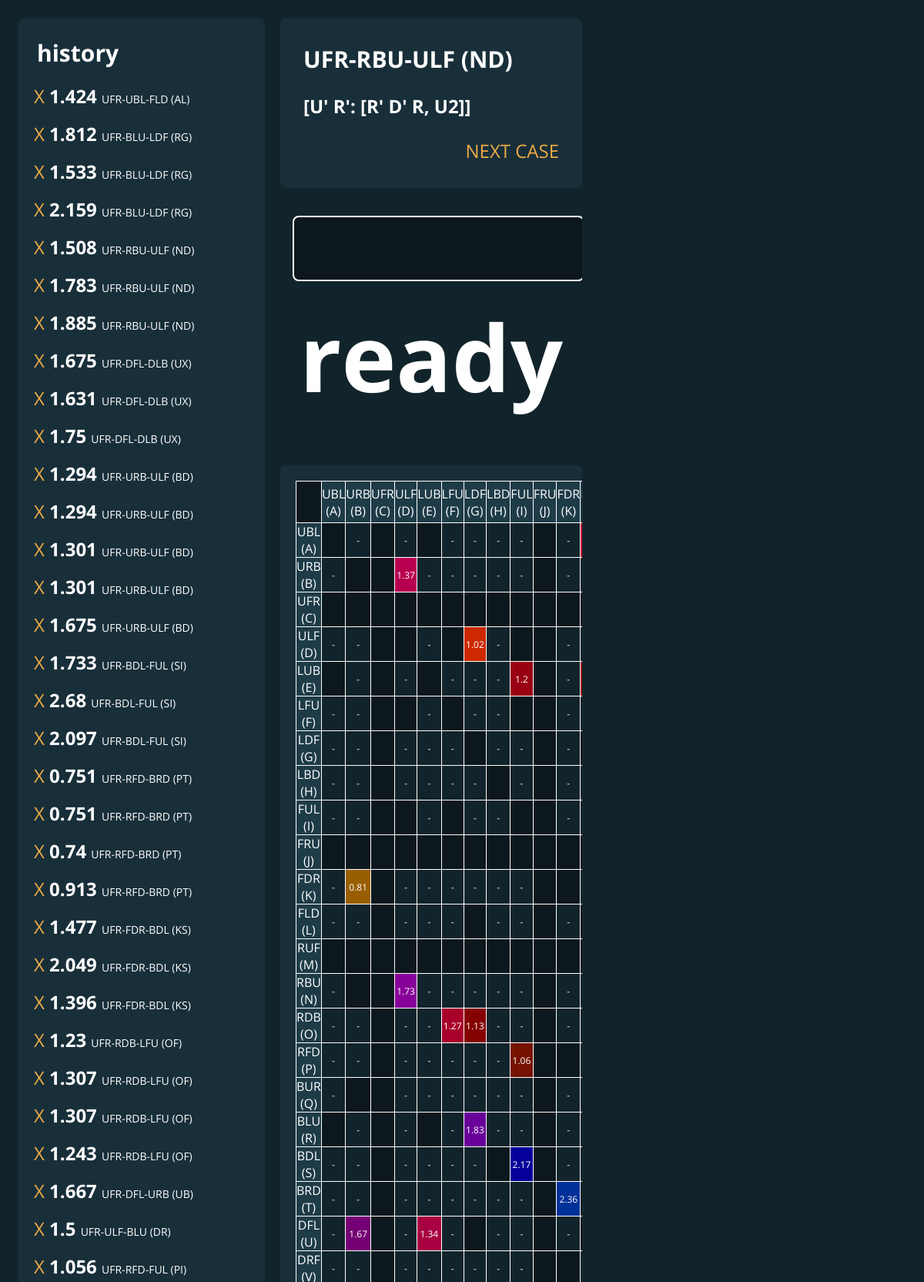
The app's page /corners/84 (upper part) with its own data.
### tables this page shows
CREATE TABLE Times (
    id    INTEGER NOT NULL PRIMARY KEY AUTOINCREMENT UNIQUE,
    time  NUMERIC NOT NULL,
    date  INTEGER,
    case_id   INTEGER NOT NULL
);

CREATE TABLE Cases (
    id  INTEGER NOT NULL PRIMARY KEY AUTOINCREMENT UNIQUE,
    type    INTEGER NOT NULL,
    buffer  INTEGER NOT NULL,
    target1 INTEGER NOT NULL,
    target2 INTEGER NOT NULL,
    alg TEXT NOT NULL
);

### app.py (the view)
@app.route("/corners/<case_id>")
def corners_id(case_id):
    case = db.case_for_id(case_id)
    case_name = f"UFR-{case[1]}-{case[2]} ({case[3]}{case[4]})"
    return render_template("main.html",
                           case=[case[0], case_name, case[5]], history=db.history(), grid=db.time_grid())

### database.py (called while the page is built)
def query(f):
    def full(args=None):
        db = sqlite3.connect("comms.db")
        if args:
            result = f(db.cursor(), args)
        else:
            result = f(db.cursor())
        db.commit()
        db.close()
        return result
    return full

@query
def case_for_id(c, case_id):
    c.execute(f"{join_cases} WHERE Cases.id = ?", (case_id,))
    return c.fetchone()

@query
def history(c):
    class Time:
        def __init__(self, data):
            self.id = data[0]
            self.time, self.date = data[1:3]
            self.case = f"UFR-{data[3]}-{data[4]} ({data[5]}{data[6]})"
    c.execute(join_times)
    return [Time(x) for x in c.fetchall()]

### templates/main.html (shortened to what this page needs)
<!DOCTYPE html>
<html lang="en">
<head>
    <link rel="stylesheet" href="{{ url_for('static', filename='main.css') }}">
</head>
<body class="elev1">
    <div id="main" class="elev1">
        <div id="history-container" class="elev2">
            <h2 class="history">history</h2>
            <div id="history">
                {% for item in history %}
                <div class="history">
                    <a class="history" href="/delete/{{ item.id }}-{{ case[0] }}">X</a>
                    <h3 class="history">{{ item.time }}</h3>
                    <p class="history">{{ item.case }}</p>
                </div>
                {% endfor %}
            </div>
        </div>
        <div id="case" class="elev2">
            <h2 id="case-name">{{ case[1] }}</h2>
            <h3 id="case-alg">{{ case[2] }}</h3>
            <a href="/corners" id="next">NEXT CASE</a>
        </div>
        <div id="time-input" class="elev1">
            <form id="time-form" action="/submit" method="POST">
                <input type="text" id="time-entry" name="time" class="elev0" value="">
            </form>
            <h1 id="time-display">loading</h1>
        </div>
        <div id="table" class="elev2">
            <table>
                {% for row in grid %}
                <tr>
                    {% for time in row %}
                    <td {{ time[1] }}>{{ time[0] }}</td>
                    {% endfor %}
                </tr>
                {% endfor %}
            </table>
        </div>
    </div>
</body>
</html>

### static/main.css (style rules this page uses)
* { color: #FFFFFF; overflow: auto; box-sizing: border-box; margin: 0; padding: 0; text-decoration: none; font-size: 24px; }
.elev0 { background-color: #0C181D; }
.elev1 { background-color: #12242B; }
.elev2 { background-color: #182f3A; border-radius: 8px; }
h1 { text-align: center; font-size: 120px; }
h2 { font-size: 30px; padding: 10px; }
h3 { padding: 10px; }
p { font-size: 14px; }
a { color: var(--accent1); align-self: flex-end; padding: 10px; }
body { --accent1: #EA4; margin: 0; }
#main { display: grid; grid-template-columns: 320px auto 400px; grid-template-rows: 220px 320px auto; gap: 20px; position: fixed; width: 100%; height: 100%; margin: 0px; padding: 24px; }
#history-container { grid-area: 1 / 1 / span 3 / span 1; }
#case { grid-area: 1 / 2 / span 1 / span 1; display: flex; flex-direction: column; justify-content: space-around; padding: 20px; }
#time-input { grid-area: 2 / 2 / span 1 / span 1; }
div#table { grid-area: 3 / 2 / span 1 / span 1; }
form { display: flex; }
input { flex-grow: 1; margin: 16px; border: 2px solid #FFFFFF; border-radius: 8px; padding: 20px; font-size: 30px; }
#history { display: inline-block; height: max-content; }
.history { display: inline; padding: 0; }
h2.history { display: inline-block; position: sticky; top: 0px; width: 100%; background-color: #182f3A; padding: 24px 24px 8px 24px; }
div.history { display: inline-block; height: 42px; padding: 4px 20px; }
table { margin: 20px; border-collapse: collapse; }
td { border: 1px solid white; font-size: 12px; text-align: center; }
td.empty { background-color: #0C181D; }
td.notime { background-color: #12242B; }
td.top { background-color: #1e3B48; width: 40px; height: 54px; font-size: 16px; }
td.left { background-color: #1e3B48; width: 72px; height: 32px; font-size: 16px; }

### templates/main.html (style rules this page uses)
* { font-family: 'Open Sans', sans-serif; }

### records on screen
Times: time "1.424", case "UFR-UBL-FLD (AL)"
Times: time "1.812", case "UFR-BLU-LDF (RG)"
Times: time "1.533", case "UFR-BLU-LDF (RG)"
Times: time "2.159", case "UFR-BLU-LDF (RG)"
Times: time "1.508", case "UFR-RBU-ULF (ND)"
Times: time "1.783", case "UFR-RBU-ULF (ND)"
Times: time "1.885", case "UFR-RBU-ULF (ND)"
Times: time "1.675", case "UFR-DFL-DLB (UX)"
Times: time "1.631", case "UFR-DFL-DLB (UX)"
Times: time "1.75", case "UFR-DFL-DLB (UX)"
Times: time "1.294", case "UFR-URB-ULF (BD)"
Times: time "1.294", case "UFR-URB-ULF (BD)"
Times: time "1.301", case "UFR-URB-ULF (BD)"
Times: time "1.301", case "UFR-URB-ULF (BD)"
Times: time "1.675", case "UFR-URB-ULF (BD)"
Times: time "1.733", case "UFR-BDL-FUL (SI)"
Times: time "2.68", case "UFR-BDL-FUL (SI)"
Times: time "2.097", case "UFR-BDL-FUL (SI)"
Times: time "0.751", case "UFR-RFD-BRD (PT)"
Times: time "0.751", case "UFR-RFD-BRD (PT)"
Times: time "0.74", case "UFR-RFD-BRD (PT)"
Times: time "0.913", case "UFR-RFD-BRD (PT)"
Times: time "1.477", case "UFR-FDR-BDL (KS)"
Times: time "2.049", case "UFR-FDR-BDL (KS)"
Times: time "1.396", case "UFR-FDR-BDL (KS)"
Times: time "1.23", case "UFR-RDB-LFU (OF)"
Times: time "1.307", case "UFR-RDB-LFU (OF)"
Times: time "1.307", case "UFR-RDB-LFU (OF)"
Times: time "1.243", case "UFR-RDB-LFU (OF)"
Times: time "1.667", case "UFR-DFL-URB (UB)"
Times: time "1.5", case "UFR-ULF-BLU (DR)"
Times: time "1.056", case "UFR-RFD-FUL (PI)"
Cases: alg "[U' R': [R' D' R, U2]]"

### other values on screen
{{ case[1] }} "UFR-RBU-ULF (ND)"
{{ time[0] }} "UBL (A)" "URB (B)" "UFR (C)" "ULF (D)" "LUB (E)" "LFU (F)" "LDF (G)" "LBD (H)" "FUL (I)" "FRU (J)" "FDR (K)" "UBL (A)" "-" "-" "-" "-" "-" "-" "-" "URB (B)" "-" "1.37" "-" "-" "-" "-" "-" "-" "UFR (C)" "ULF (D)" "-" "-" "-" "1.02" "-" "-" "LUB (E)" "-" "-" "-" "-" "-" "1.2" "-" "LFU (F)" "-" "-" "-" "-" "-" "-" "LDF (G)" "-" "-" "-" "-" "-" "-" "-" "-" "LBD (H)" "-" "-" "-" "-" "-" "-" "-" "-" "FUL (I)" "-" "-" "-" "-" "-" "-" "FRU (J)" "FDR (K)" "-" "0.81" "-" "-" "-" "-" "-" "-" "FLD (L)" "-" "-" "-" "-" "-" "-" "-" "-" "RUF (M)" "RBU (N)" "-" "1.73" "-" "-" "-" "-" "-" "-" "RDB (O)" "-" "-" "-" "-" "1.27" "1.13" "-" "-" "-" "RFD (P)" "-" "-" "-" "-" "-" "-" "-" "1.06" "BUR (Q)" "-" "-" "-" "-" "-" "-" "-" "-" "BLU (R)" "-" "-" "-" "1.83" "-" "-" "-" "BDL (S)" "-" "-" "-" "-" "-" "-" "2.17" "-" "BRD (T)" "-" "-" "-" "-" "-" "-" "-" "-" "2.36" "DFL (U)" "-" "1.67" "-" "1.34" "-" "-" "-" "-" "-" "-" "-" "-" "-" "-" "-" "-"
